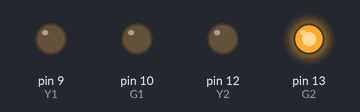
Bench run of a sketch on a simulated Arduino Uno, built with avr-gcc and run on an emulated ATmega328P. Parts: output pins drawn as LEDs (lit = HIGH). Pins used as bus, display or sensor lines are not drawn.

Above: at 2.5 s.
At 5.5 s:
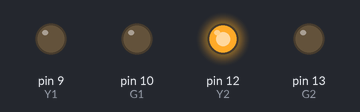
At 8.5 s:
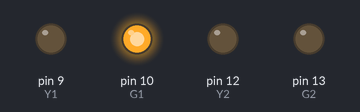
At 11.5 s:
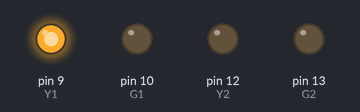
Timing chart, 0 to 15.6 s (numbered marks = the images above):
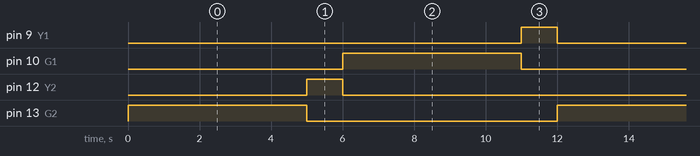

The sketch:

P2A3_Semaforo.ino
```cpp
#define R1 8
#define Y1 9
#define G1 10
#define R2 11
#define Y2 12
#define G2 13

void setup() {
  pinMode(R1,OUTPUT);
  pinMode(Y1,OUTPUT);
  pinMode(G1,OUTPUT);
  pinMode(R2,OUTPUT);
  pinMode(Y2,OUTPUT);
  pinMode(G2,OUTPUT);
}// setup

void loop() {
  digitalWrite(Y1,LOW);
  digitalWrite(R2,LOW);
  digitalWrite(R1,HIGH);
  digitalWrite(G2,HIGH);
  delay(5000);
  digitalWrite(G2,LOW);
  digitalWrite(Y2,HIGH);
  delay(1000);
  digitalWrite(Y2,LOW);
  digitalWrite(R2,HIGH);
  digitalWrite(R1,LOW);
  digitalWrite(G1,HIGH);
  delay(5000);
  digitalWrite(G1,LOW);
  digitalWrite(Y1,HIGH);
  delay(1000);
}// loop
```

Measured:
- by itself, pin 9 (Y1), pin 12 (Y2): alternates HIGH for 1.0 s and LOW for 11.0 s
- by itself, pin 10 (G1), pin 13 (G2): alternates HIGH for 5.0 s and LOW for 7.0 s
- by itself, everything shown: repeats every 12.0 s, in 4 steps
